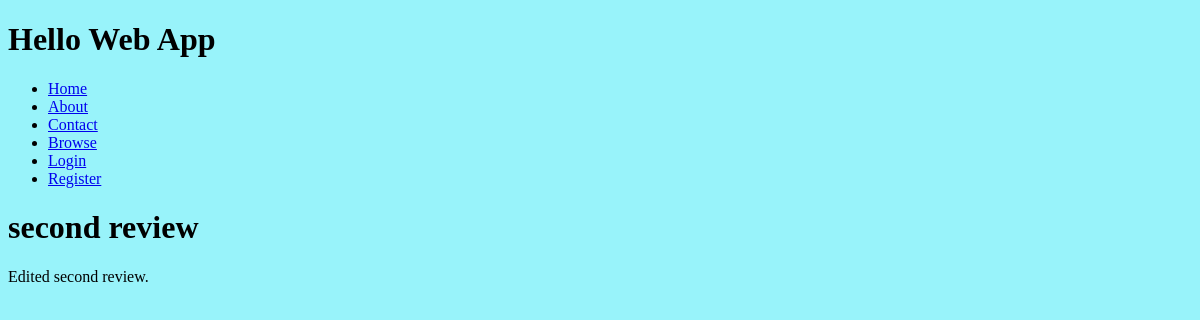
Before: /reviews/second-review/ with the older database file.
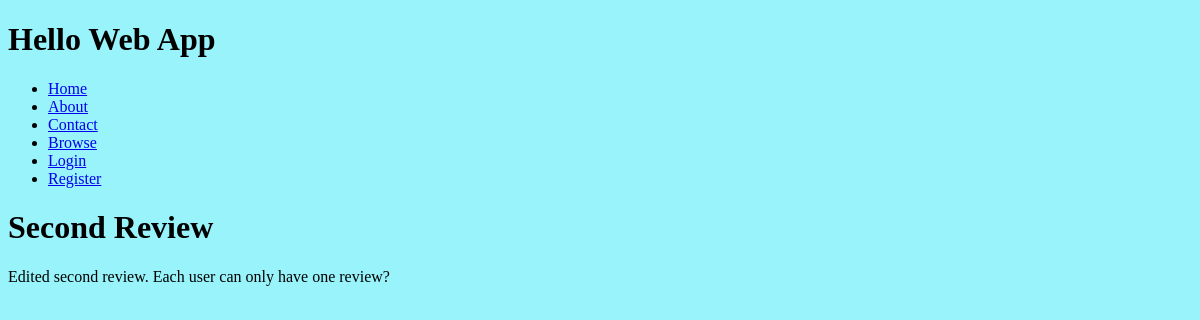
After: the same page with the newer database file.
### collection/models.py (models this page shows)
class Review(models.Model):
    name = models.CharField(max_length=225)
    description = models.TextField()
    slug = models.SlugField(unique=True)
    user = models.OneToOneField(User, blank=True, null=True)

### collection/views.py (the view)
# urls.py: url(r'^reviews/(?P<slug>[-\w]+)/$', views.review_detail, name='review_detail'),
def review_detail(request, slug):
    review = Review.objects.get(slug=slug)
    return render(request, 'reviews/review_detail.html', {"review":review,})

### collection/templates/reviews/review_detail.html (shortened to what this page needs)
{% extends "layouts/base.html" %}
{% block content %}
<h1>{{ review.name }}</h1>
<p>{{ review.description }}</p>
{% endblock %}

Changed rows visible on the page:
changed Review: name "second review" → "Second Review"; description "Edited second review." → "Edited second review. Each user can only have one review?"
